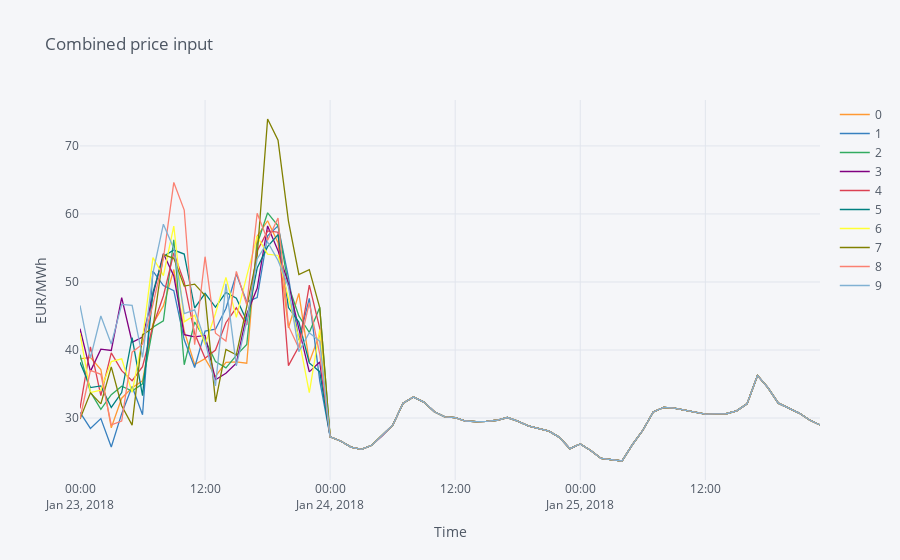

The notebook cell this image was saved under:
### Markdown cell above
Then we can plot out the resulting combined price.

### Code cell
# Plot the combined price
combined_price.iplot(title="Combined price input", xaxis_title="Time", yaxis_title="EUR/MWh")
